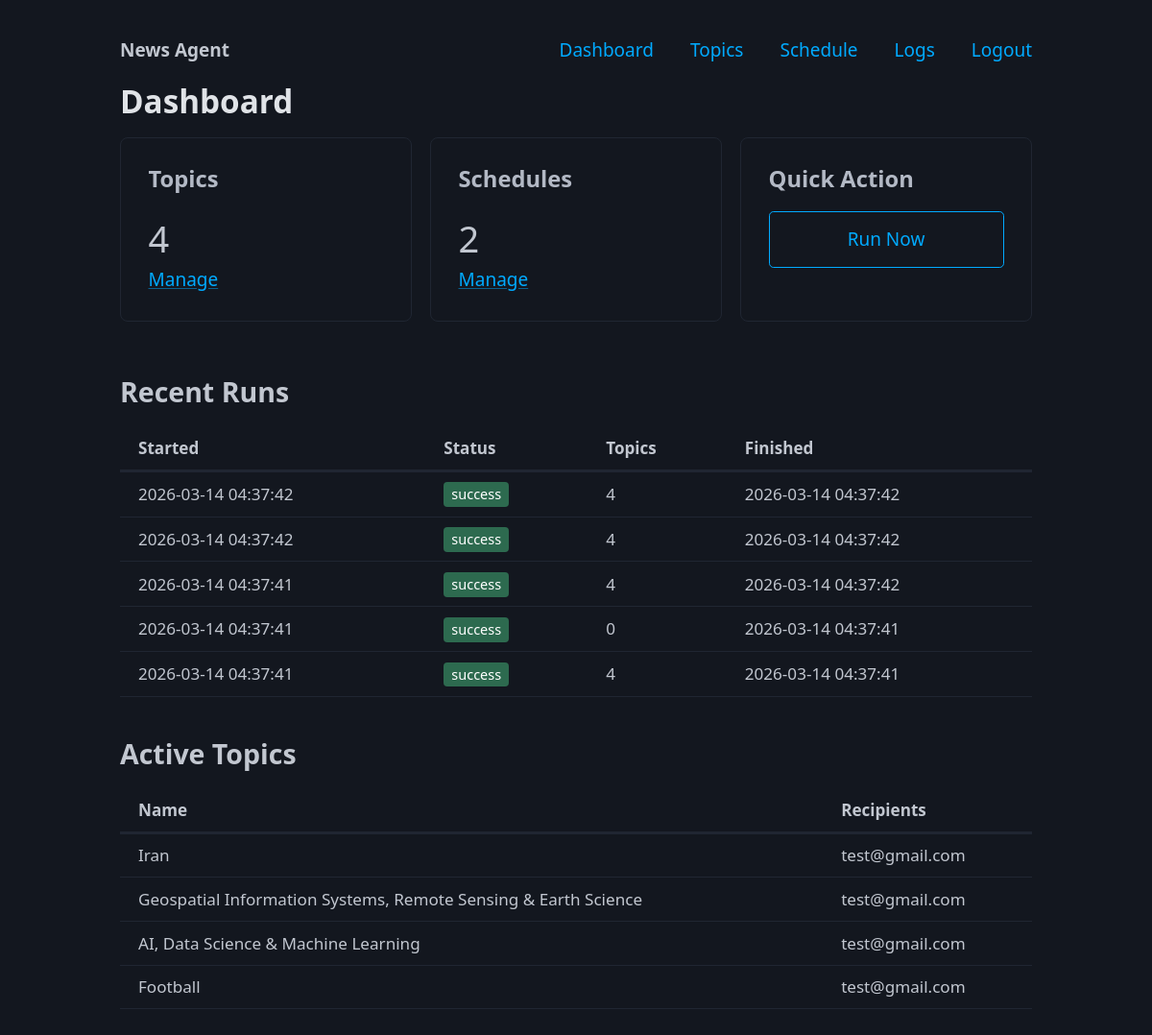
/news/ (signed in), run on the app's committed database.
### tables this page shows
CREATE TABLE run_log (
    id INTEGER PRIMARY KEY AUTOINCREMENT,
    started_at TEXT DEFAULT (datetime('now')),
    finished_at TEXT,
    status TEXT NOT NULL DEFAULT 'running',
    topics_processed INTEGER DEFAULT 0,
    error_message TEXT
);

CREATE TABLE topics (
    id INTEGER PRIMARY KEY AUTOINCREMENT,
    name TEXT NOT NULL,
    query TEXT NOT NULL,
    sort_by TEXT NOT NULL DEFAULT 'popularity',
    language TEXT NOT NULL DEFAULT 'en',
    page_size INTEGER NOT NULL DEFAULT 20,
    is_active INTEGER NOT NULL DEFAULT 1,
    created_at TEXT DEFAULT (datetime('now')),
    updated_at TEXT DEFAULT (datetime('now'))
);

### app.py (the view)
@bp.route("/")
@login_required
def dashboard():
    topics = db.get_topics()
    schedules = db.get_schedules()
    recent_runs = db.get_recent_runs(5)
    return render_template(
        "dashboard.html",
        topics=topics,
        schedules=schedules,
        recent_runs=recent_runs,
    )

### app.py (called while the page is built)
def login_required(f):
    @wraps(f)
    def decorated(*args, **kwargs):
        if not session.get("authenticated"):
            return redirect(url_for("main.login"))
        return f(*args, **kwargs)
    return decorated

### db.py (called while the page is built)
def _get_conn():
    os.makedirs(os.path.dirname(DB_PATH), exist_ok=True)
    conn = sqlite3.connect(DB_PATH)
    conn.row_factory = sqlite3.Row
    conn.execute("PRAGMA journal_mode=WAL")
    conn.execute("PRAGMA foreign_keys=ON")
    return conn

def get_topics():
    conn = _get_conn()
    try:
        rows = conn.execute(
            "SELECT * FROM topics WHERE is_active = 1 ORDER BY id"
        ).fetchall()
        topics = []
        for row in rows:
            recipients = [
                r["email"] for r in conn.execute(
                    "SELECT email FROM topic_recipients WHERE topic_id = ?",
                    (row["id"],),
                ).fetchall()
            ]
            topics.append({
                "id": row["id"],
                "name": row["name"],
                "query": row["query"],
                "sort_by": row["sort_by"],
                "language": row["language"],
                "page_size": row["page_size"],
                "recipients": recipients if recipients else None,
            })
        return topics
    finally:
        conn.close()

def get_schedules():
    conn = _get_conn()
    try:
        rows = conn.execute("SELECT * FROM schedule ORDER BY hour, minute").fetchall()
        return [dict(r) for r in rows]
    finally:
        conn.close()

def get_recent_runs(limit=10):
    conn = _get_conn()
    try:
        rows = conn.execute(
            "SELECT * FROM run_log ORDER BY id DESC LIMIT ?", (limit,)
        ).fetchall()
        return [dict(r) for r in rows]
    finally:
        conn.close()

### templates/dashboard.html (shortened to what this page needs)
{% extends "base.html" %}
{% block content %}
<h2>Dashboard</h2>
<div style="display: grid; grid-template-columns: repeat(auto-fit, minmax(200px, 1fr)); gap: 1rem; margin-bottom: 2rem;">
    <div class="card">
        <h4>Topics</h4>
        <p style="font-size: 2rem; margin: 0;">{{ topics | length }}</p>
        <a href="{{ url_for('main.topics_list') }}">Manage</a>
    </div>
    <div class="card">
        <h4>Schedules</h4>
        <p style="font-size: 2rem; margin: 0;">{{ schedules | length }}</p>
        <a href="{{ url_for('main.schedule') }}">Manage</a>
    </div>
    <div class="card">
        <h4>Quick Action</h4>
        <form method="post" action="{{ url_for('main.run_now') }}" style="margin: 0;">
            <button type="submit" class="outline">Run Now</button>
        </form>
    </div>
</div>
<h3>Recent Runs</h3>
{% if recent_runs %}
<table>
    <thead>
        <tr>
            <th>Started</th>
            <th>Status</th>
            <th>Topics</th>
            <th>Finished</th>
        </tr>
    </thead>
    <tbody>
        {% for run in recent_runs %}
        <tr>
            <td>{{ run.started_at }}</td>
            <td><span class="status-badge status-{{ run.status }}">{{ run.status }}</span></td>
            <td>{{ run.topics_processed or 0 }}</td>
            <td>{{ run.finished_at or '-' }}</td>
        </tr>
        {% endfor %}
    </tbody>
</table>
{% else %}
<p>No runs yet.</p>
{% endif %}
<h3>Active Topics</h3>
{% if topics %}
<table>
    <thead>
        <tr>
            <th>Name</th>
            <th>Recipients</th>
        </tr>
    </thead>
    <tbody>
        {% for topic in topics %}
        <tr>
            <td>{{ topic.name }}</td>
            <td>{{ (topic.recipients or []) | join(', ') }}</td>
        </tr>
        {% endfor %}
    </tbody>
</table>
{% else %}
<p>No topics configured. <a href="{{ url_for('main.topic_new') }}">Add one</a>.</p>
{% endif %}
{% endblock %}

### templates/base.html (shortened to what this page needs)
<!DOCTYPE html>
<html lang="en" data-theme="dark">
<head>
    <link rel="stylesheet" href="https://cdn.jsdelivr.net/npm/@picocss/pico@2/css/pico.min.css">
</head>
<body>
    <main class="container">
        <nav>
            <ul>
                <li><strong>News Agent</strong></li>
            </ul>
            <ul>
                <li><a href="{{ url_for('main.dashboard') }}">Dashboard</a></li>
                <li><a href="{{ url_for('main.topics_list') }}">Topics</a></li>
                <li><a href="{{ url_for('main.schedule') }}">Schedule</a></li>
                <li><a href="{{ url_for('main.logs') }}">Logs</a></li>
                <li><a href="{{ url_for('main.logout') }}">Logout</a></li>
            </ul>
        </nav>
        {% block content %}{% endblock %}
    </main>
</body>
</html>

### templates/base.html (style rules this page uses)
nav ul { list-style: none; display: flex; gap: 1rem; padding: 0; margin: 0; flex-wrap: wrap; }
nav ul li a { text-decoration: none; }
.status-badge { display: inline-block; padding: 2px 8px; border-radius: 4px; font-size: 0.85em; }
.status-success { background: #2d6a4f; color: #fff; }
.card { border: 1px solid var(--pico-muted-border-color); border-radius: 8px; padding: 1.5rem; margin-bottom: 1rem; }
table { font-size: 0.9em; }

### data on the page
run_log: started_at "2026-03-14 04:37:42", status "success", topics_processed "4", finished_at "2026-03-14 04:37:42"
run_log: started_at "2026-03-14 04:37:42", status "success", topics_processed "4", finished_at "2026-03-14 04:37:42"
run_log: started_at "2026-03-14 04:37:41", status "success", topics_processed "4", finished_at "2026-03-14 04:37:42"
run_log: started_at "2026-03-14 04:37:41", status "success", topics_processed "0", finished_at "2026-03-14 04:37:41"
run_log: started_at "2026-03-14 04:37:41", status "success", topics_processed "4", finished_at "2026-03-14 04:37:41"
topics: name "Iran", recipients "test@gmail.com"
topics: name "Geospatial Information Systems, Remote Sensing & Earth Science", recipients "test@gmail.com"
topics: name "AI, Data Science & Machine Learning", recipients "test@gmail.com"
topics: name "Football", recipients "test@gmail.com"

### other printed values
{{ topics | length }} "4"
{{ schedules | length }} "2"
